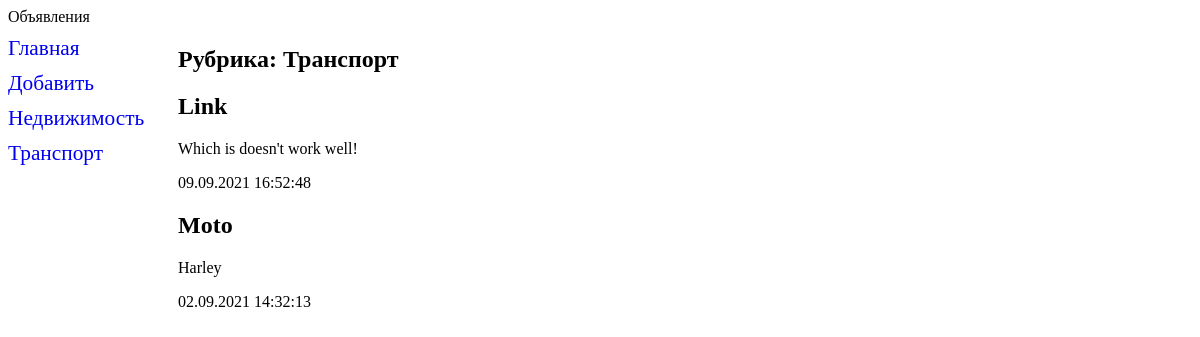
Page /bboard/2/ on the earlier database version.
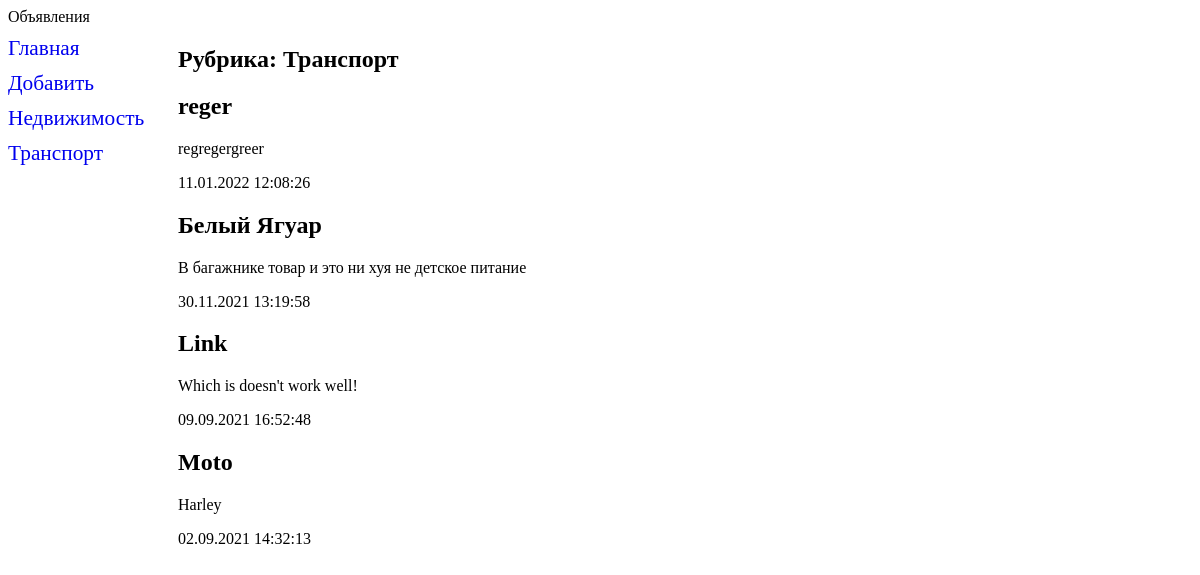
Same page on the later database version.
### bboard/models.py (models this page shows, shortened)
class Rubric(models.Model) :
    def get_absolute_url(self):
        return f'/bboard/{self.pk}'
    name = models.CharField(max_length=20, db_index=True, verbose_name='Название')
    some = models.CharField(max_length=4, verbose_name='Some test') # ??????
    show = models.BooleanField(default=True)    # Не дает возможность выбрать рубрику False
    class Meta:
        verbose_name_plural = 'Рубрики'
        verbose_name        = 'Рубрика'
        ordering            = ['name']

class Bb(models.Model):
    class Kinds(models.TextChoices):
                    BUY = 'b', 'Куплю'
                    SELL = 's', 'Продам'
                    EXCHANGE = 'с', 'Обменяю'
                    RENT = 'r'
                    __empty__ = 'Выберите тип публикуемого объявления'
    kind        = models.CharField(max_length=1,choices=Kinds.choices,default=Kinds.SELL)
    title       = models.CharField(max_length=50, verbose_name='Товар',
                                    validators=[validators.MinLengthValidator(get_min_length)])
    content     = models.TextField(null=True, blank=True, verbose_name='Описание')
    price       = models.FloatField(null=True, blank=True, verbose_name="Цена")
    published   = models.DateTimeField(auto_now_add=True, db_index=True, verbose_name="Опубликовано")
    changed     = models.DateTimeField(auto_now=True, db_index=True, verbose_name="Изменено")
    rubric      = models.ForeignKey('Rubric', null=True, on_delete=models.PROTECT, verbose_name='Рубрика',
                                     limit_choices_to={'show': True})
    class Meta:
        verbose_name_plural = 'Объявления'
        verbose_name        = 'Объявление'
        ordering            = ['-published']
        unique_together     = ('title', 'price')    # Ограничение на уже имеющуюся комбинацию в БД

### bboard/views.py (the view)
# urls.py: path('<int:rubric_id>/', by_rubric, name='by_rubric'),
def by_rubric(request, rubric_id):
    bbs             = Bb.objects.filter(rubric=rubric_id)
    rubrics         = Rubric.objects.all()
    current_rubric  = Rubric.objects.get(pk=rubric_id)
    context         = {'bbs': bbs, 'rubrics': rubrics, 'current_rubric': current_rubric}
    return render(request, 'bboard/by_rubric.html', context)

### bboard/templates/bboard/by_rubric.html (shortened to what this page needs)
{% extends "layout/basic.html" %}
{% block content %}
<h2>Рубрика: {{ current_rubric.name }}</h2>
{% for bb in bbs %}
<div>
    <h2>{{ bb.title }}</h2>
    <p>{{ bb.content }}</p>
    <p>{{ bb.published|date:"d.m.Y H:i:s" }}</p>
</div>
{% endfor %}
{% endblock %}

### bboard/templates/layout/basic.html (shortened to what this page needs)
{% load static %}
<!DOCTYPE html>
<html>
<head>
</head>
<body>
    <header>
        <hl>Объявления</hl>
        <link rel="stylesheet" type="text/css" href="{% static 'bboard/style.css' %}">
    </header>
    <nav>
        <a href="{% url 'index' %}">Главная</а>
            <a href="{% url 'add' %}">Добавить</а>
                {% for rubric in rubrics %}
                <a href="{{ rubric.get_absolute_url }}">
                    {{ rubric.name }}</a>
                {% endfor %}
    </nav>
    <section>
        {% block content %}
        {% endblock %}
    </section>
</body>
</html>

### bboard/static/bboard/style.css (style rules this page uses)
nav { font-size: 16pt; width: 150px; float: left; }
nav a { display: block; margin: 10px 0px; text-decoration: none; }
section { margin-left: 170px; }

Differences in the rows shown:
added Bb: title "reger", content "regregergreer", published "11.01.2022 12:08:26"
added Bb: title "Белый Ягуар", content "В багажнике товар и это ни хуя не детское питание", published "30.11.2021 13:19:58"
